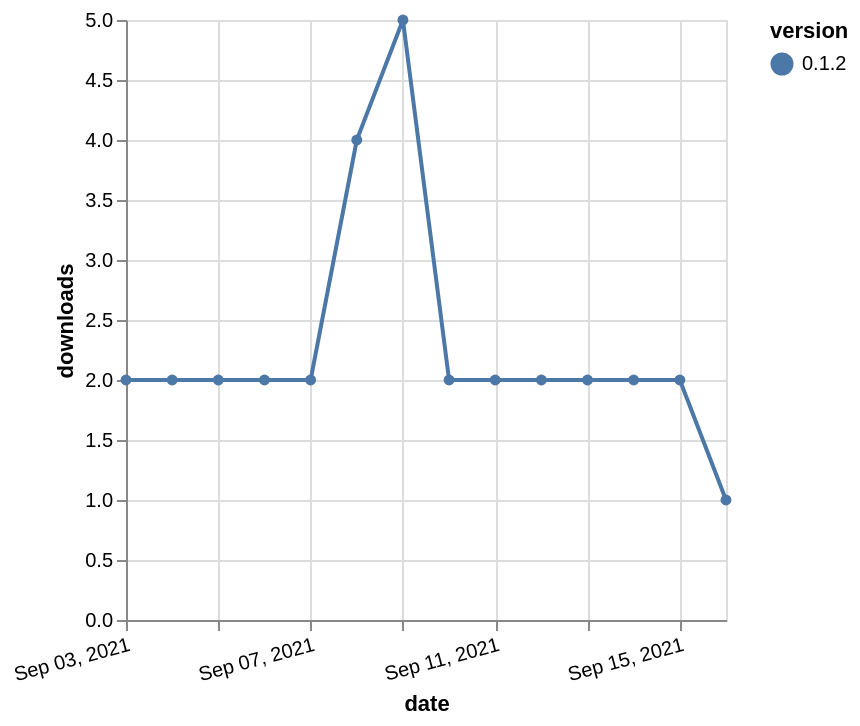

The specification (Vega-Lite) saved for this image:
### Vega-Lite specification from a JSON file in a GitHub repository (floating-point values rounded to 4 significant figures)
{"$schema": "https://vega.github.io/schema/vega-lite/v5.json", "description": "A simple bar chart with embedded data.", "data": {"values": [{"date": "2021-09-03", "total": 621, "delta": 2, "version": "0.1.2"}, {"date": "2021-09-04", "total": 623, "delta": 2, "version": "0.1.2"}, {"date": "2021-09-05", "total": 625, "delta": 2, "version": "0.1.2"}, {"date": "2021-09-06", "total": 627, "delta": 2, "version": "0.1.2"}, {"date": "2021-09-07", "total": 629, "delta": 2, "version": "0.1.2"}, {"date": "2021-09-08", "total": 633, "delta": 4, "version": "0.1.2"}, {"date": "2021-09-09", "total": 638, "delta": 5, "version": "0.1.2"}, {"date": "2021-09-10", "total": 640, "delta": 2, "version": "0.1.2"}, {"date": "2021-09-11", "total": 642, "delta": 2, "version": "0.1.2"}, {"date": "2021-09-12", "total": 644, "delta": 2, "version": "0.1.2"}, {"date": "2021-09-13", "total": 646, "delta": 2, "version": "0.1.2"}, {"date": "2021-09-14", "total": 648, "delta": 2, "version": "0.1.2"}, {"date": "2021-09-15", "total": 650, "delta": 2, "version": "0.1.2"}, {"date": "2021-09-16", "total": 651, "delta": 1, "version": "0.1.2"}]}, "width": "container", "mark": {"type": "line", "point": {"filled": true}}, "encoding": {"x": {"field": "date", "type": "temporal", "timeUnit": "yearmonthdate", "title": "date", "axis": {"labelAngle": -15}}, "y": {"field": "delta", "type": "quantitative", "title": "downloads"}, "color": {"field": "version", "type": "nominal"}, "tooltip": {"field": "delta"}}}
